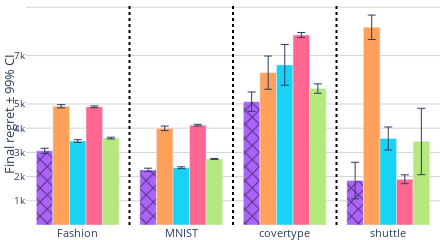

The code cell stored with this chart in its notebook:
### Code cell
import pandas as pd
import plotly.graph_objects as go
import numpy as np
import plotly.express as px
# Assuming df is your DataFrame and it has columns 'Dataset', 'Value', 'Model'

w = 0.1
def remove_substrings(s, substrings):
    for substring in substrings:
        s = s.replace(substring, '')
    return s


# approaches = result['merge'].unique()
# 'LeNetNeural-CBP', 'LeNetNeuronal (official)', 'LeNetNeuronal (tuned)',
# approaches = np.array([ 'MLPNeural-CBP', 'MLPNeuronal (official)','MLPNeuronal (tuned)', 'MLPIneurAL (official)', 
#                         'MLPIneurAL (tuned)',  'MLPCesa', 'MLPMargin' ], dtype=object) 
# approaches_names = [ remove_substrings(model, ['LeNet', 'MLP']) for model in approaches ]
# default_colors = px.colors.qualitative.Plotly
# model_colors = {model_n:col for model_n,col in zip(approaches_names,default_colors) }

approaches = {
    #'EEneuralcbpside_v5': {'color': [255, 255, 0], 'label': 'EEneuralcbpside_v5'},  # Red
    'MLPNeural-CBP': {'color': [171, 99, 250], 'label': 'Neural-CBP'},  # Red
    'MLPIneurAL (official)': {'color': [255, 161, 90], 'label':'IneurAL (official)'},                    # Yellow
    'MLPIneurAL (tuned)': {'color': [25, 211, 243], 'label':'IneurAL (tuned)'},                    # Cyan
    'MLPNeuronal (official)': {'color': [255, 102, 146], 'label':'Neuronal (official)'},                  # Magenta
    'MLPNeuronal (tuned)': {'color': [182, 232, 128], 'label':'Neuronal (tuned)'},                   # Orange
    # 'MLPMargin': {'color': [255, 151, 255], 'label':'Margin'},
    # 'MLPCesa': {'color': [254, 203, 82], 'label':'Cesa'},
}


# Create an empty figure
fig = go.Figure()


views = []
for appr in approaches.keys():
    print(appr)
    appr_name = approaches[appr]['label']
    r,g,b = approaches[appr]['color']

    subset = result[result['merge'] == appr]
    dec = False
    if appr_name not in views:
        dec = True
        views.append(appr_name)
    

    if 'CBP' in appr_name:
        fig.add_trace(go.Bar(
            x=subset['merge2'],
            y=subset['Mean'],
            name=appr_name,
            error_y=dict(type='data', array=subset['StdError'], visible=True,thickness=1 ),
            marker_color='rgba({},{},{},1)'.format(r,g,b),marker_pattern_shape='x',marker_pattern_fgcolor='black', 
            showlegend = dec,
            # width=w
            ))
    else: 
        fig.add_trace(go.Bar(
            x=subset['merge2'],
            y=subset['Mean'],
            name=appr_name,
            error_y=dict(type='data', array=subset['StdError'], visible=True,thickness=1 ),
            marker_color='rgba({},{},{},1)'.format(r,g,b), 
            showlegend = dec,
            # width=w
            ))


# Add vertical black lines between data groups

datasets = result['merge2'].unique()
print(datasets)
for i, dataset in enumerate(datasets[:-1]):
    if i == 2:
        fig.add_vline(x=i + 0.5, line_width=2, line_color="black",   line_dash="dot")
    else:
        fig.add_vline(x=i + 0.5, line_width=2, line_color="black",  line_dash="dot")


siz = 13

def format_tick(val):
    """ Custom function to format the tick labels. """
    return f'{int(val / 1000)}k' if val >= 1000 else str(val)


fig.update_layout(
    width=440,
    height=180,
    plot_bgcolor='white',  # Sets the plot background color
    paper_bgcolor='white',  # Sets the overall figure background color
    barmode='group',
    margin=dict(l=0, r=0, t=0, b=0),  # Small margins
    xaxis=dict(
        tickmode='array',
        tickvals=result['merge2'].unique(),
        ticktext = [ remove_substrings(model, ['LeNet', 'MLP']) for model in result['merge2'].unique() ],
        tickfont=dict(size=siz-2)  # Increase X-axis tick font size
    ),
    yaxis=dict(
        # type="log",
        gridcolor='lightgrey',
        title="Final regret ± 99% CI",
        title_standoff=5,
        title_font=dict(size=siz),
        tickfont=dict(size=siz-3) , # Increase Y-axis tick font size
        tickmode='array',
        tickvals=[1000, 2000, 3000, 4000, 5000, 7000, 9000 ],  # Specify the values where you want ticks
        ticktext=[format_tick(val) for val in [1000, 2000, 3000, 4000, 5000, 7000, 9000]]  # Format those values
    ),
    showlegend=False

    # legend=dict(
    #     orientation="h",
    #     yanchor="bottom",
    #     y=-0.3,  # Adjust this value to position the legend
    #     xanchor="center",
    #     x=0.5,
    #     font=dict(size=siz)  # Increase legend font size
    # ),
)

fig.show()
# fig.write_image("./figures/results_nonbinary_MLP.pdf" )
# fig.write_image("./figures/results_nonbinary_MLP.pdf" )

### Figure 1 — Plotly figure (JSON) as saved in the notebook; plotly's stock layout.template omitted (floating-point values rounded to 4 significant figures)
{"data": [{"error_y": {"array": [104.5, 71.98, 399.8, 754.0], "thickness": 1, "type": "data", "visible": true}, "marker": {"color": "rgba(171,99,250,1)", "pattern": {"fgcolor": "black", "shape": "x"}}, "name": "Neural-CBP", "showlegend": true, "type": "bar", "x": ["MLPFashion", "MLPMNIST", "MLPcovertype", "MLPshuttle"], "y": [3065.0, 2275.0, 5097.0, 1838.0]}, {"error_y": {"array": [67.23, 93.78, 686.4, 505.6], "thickness": 1, "type": "data", "visible": true}, "marker": {"color": "rgba(255,161,90,1)"}, "name": "IneurAL (official)", "showlegend": true, "type": "bar", "x": ["MLPFashion", "MLPMNIST", "MLPcovertype", "MLPshuttle"], "y": [4907.0, 3995.0, 6296.0, 8170.0]}, {"error_y": {"array": [58.38, 38.11, 840.7, 475.6], "thickness": 1, "type": "data", "visible": true}, "marker": {"color": "rgba(25,211,243,1)"}, "name": "IneurAL (tuned)", "showlegend": true, "type": "bar", "x": ["MLPFashion", "MLPMNIST", "MLPcovertype", "MLPshuttle"], "y": [3468.0, 2366.0, 6616.0, 3574.0]}, {"error_y": {"array": [37.14, 36.25, 105.8, 183.7], "thickness": 1, "type": "data", "visible": true}, "marker": {"color": "rgba(255,102,146,1)"}, "name": "Neuronal (official)", "showlegend": true, "type": "bar", "x": ["MLPFashion", "MLPMNIST", "MLPcovertype", "MLPshuttle"], "y": [4884.0, 4126.0, 7849.0, 1889.0]}, {"error_y": {"array": [36.28, 19.29, 193.8, 1371.0], "thickness": 1, "type": "data", "visible": true}, "marker": {"color": "rgba(182,232,128,1)"}, "name": "Neuronal (tuned)", "showlegend": true, "type": "bar", "x": ["MLPFashion", "MLPMNIST", "MLPcovertype", "MLPshuttle"], "y": [3591.0, 2730.0, 5637.0, 3452.0]}], "layout": {"barmode": "group", "height": 180, "margin": {"b": 0, "l": 0, "r": 0, "t": 0}, "paper_bgcolor": "white", "plot_bgcolor": "white", "shapes": [{"line": {"color": "black", "dash": "dot", "width": 2}, "type": "line", "x0": 0.5, "x1": 0.5, "xref": "x", "y0": 0, "y1": 1, "yref": "y domain"}, {"line": {"color": "black", "dash": "dot", "width": 2}, "type": "line", "x0": 1.5, "x1": 1.5, "xref": "x", "y0": 0, "y1": 1, "yref": "y domain"}, {"line": {"color": "black", "dash": "dot", "width": 2}, "type": "line", "x0": 2.5, "x1": 2.5, "xref": "x", "y0": 0, "y1": 1, "yref": "y domain"}], "showlegend": false, "width": 440, "xaxis": {"tickfont": {"size": 11}, "tickmode": "array", "ticktext": ["Fashion", "MNIST", "covertype", "shuttle"], "tickvals": ["MLPFashion", "MLPMNIST", "MLPcovertype", "MLPshuttle"]}, "yaxis": {"gridcolor": "lightgrey", "tickfont": {"size": 10}, "tickmode": "array", "ticktext": ["1k", "2k", "3k", "4k", "5k", "7k", "9k"], "tickvals": [1000, 2000, 3000, 4000, 5000, 7000, 9000], "title": {"font": {"size": 13}, "standoff": 5, "text": "Final regret ± 99% CI"}}}}
